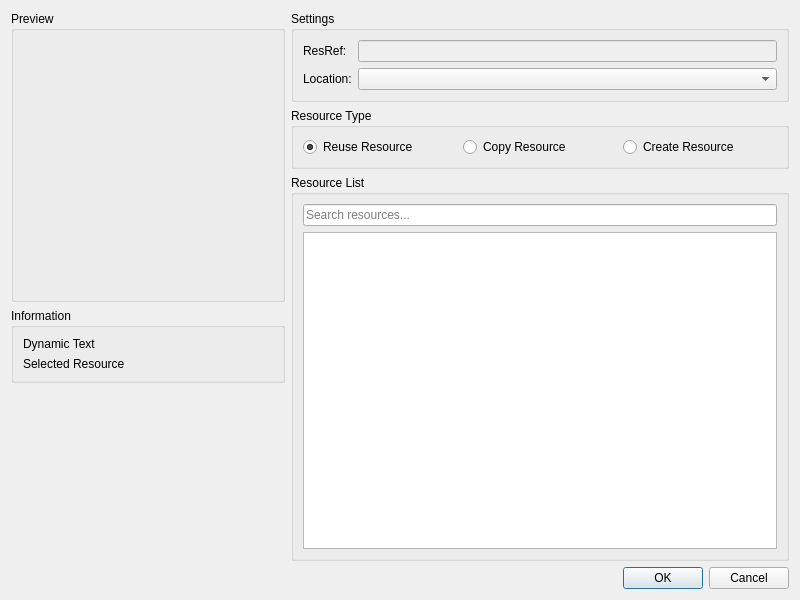
<?xml version="1.0" encoding="UTF-8"?>
<ui version="4.0">
 <class>Dialog</class>
 <widget class="QDialog" name="Dialog">
  <property name="geometry">
   <rect>
    <x>0</x>
    <y>0</y>
    <width>800</width>
    <height>600</height>
   </rect>
  </property>
  <property name="windowTitle">
   <string>Insert Instance</string>
  </property>
  <layout class="QHBoxLayout" name="horizontalLayout" stretch="1,2">
   <item>
    <layout class="QVBoxLayout" name="leftPanelLayout">
     <item>
      <widget class="QGroupBox" name="previewGroup">
       <property name="title">
        <string>Preview</string>
       </property>
       <layout class="QVBoxLayout" name="previewLayout">
        <item>
         <widget class="ModelRenderer" name="previewRenderer">
          <property name="sizePolicy">
           <sizepolicy hsizetype="Expanding" vsizetype="Expanding">
            <horstretch>0</horstretch>
            <verstretch>0</verstretch>
           </sizepolicy>
          </property>
          <property name="minimumSize">
           <size>
            <width>250</width>
            <height>250</height>
           </size>
          </property>
          <property name="mouseTracking">
           <bool>true</bool>
          </property>
          <property name="focusPolicy">
           <enum>Qt::StrongFocus</enum>
          </property>
         </widget>
        </item>
       </layout>
      </widget>
     </item>
     <item>
      <widget class="QGroupBox" name="infoGroup">
       <property name="title">
        <string>Information</string>
       </property>
       <layout class="QVBoxLayout" name="infoLayout">
        <item>
         <widget class="QLabel" name="dynamicTextLabel">
          <property name="text">
           <string>Dynamic Text</string>
          </property>
          <property name="wordWrap">
           <bool>true</bool>
          </property>
         </widget>
        </item>
        <item>
         <widget class="QLabel" name="staticTextLabel">
          <property name="text">
           <string>Selected Resource</string>
          </property>
          <property name="wordWrap">
           <bool>true</bool>
          </property>
         </widget>
        </item>
       </layout>
      </widget>
     </item>
     <item>
      <spacer name="verticalSpacer">
       <property name="orientation">
        <enum>Qt::Vertical</enum>
       </property>
       <property name="sizeHint" stdset="0">
        <size>
         <width>20</width>
         <height>40</height>
        </size>
       </property>
      </spacer>
     </item>
    </layout>
   </item>
   <item>
    <layout class="QVBoxLayout" name="rightPanelLayout">
     <item>
      <widget class="QGroupBox" name="settingsGroup">
       <property name="title">
        <string>Settings</string>
       </property>
       <layout class="QFormLayout" name="formLayout">
        <item row="0" column="0">
         <widget class="QLabel" name="label">
          <property name="text">
           <string>ResRef:</string>
          </property>
         </widget>
        </item>
        <item row="0" column="1">
         <widget class="QLineEdit" name="resrefEdit">
          <property name="enabled">
           <bool>false</bool>
          </property>
          <property name="maxLength">
           <number>16</number>
          </property>
         </widget>
        </item>
        <item row="1" column="0">
         <widget class="QLabel" name="label_2">
          <property name="text">
           <string>Location:</string>
          </property>
         </widget>
        </item>
        <item row="1" column="1">
         <widget class="QComboBox" name="locationSelect"/>
        </item>
       </layout>
      </widget>
     </item>
     <item>
      <widget class="QGroupBox" name="resourceTypeGroup">
       <property name="title">
        <string>Resource Type</string>
       </property>
       <layout class="QHBoxLayout" name="horizontalLayout_2">
        <item>
         <widget class="QRadioButton" name="reuseResourceRadio">
          <property name="text">
           <string>Reuse Resource</string>
          </property>
          <property name="checked">
           <bool>true</bool>
          </property>
         </widget>
        </item>
        <item>
         <widget class="QRadioButton" name="copyResourceRadio">
          <property name="text">
           <string>Copy Resource</string>
          </property>
         </widget>
        </item>
        <item>
         <widget class="QRadioButton" name="createResourceRadio">
          <property name="text">
           <string>Create Resource</string>
          </property>
         </widget>
        </item>
       </layout>
      </widget>
     </item>
     <item>
      <widget class="QGroupBox" name="resourceListGroup">
       <property name="title">
        <string>Resource List</string>
       </property>
       <layout class="QVBoxLayout" name="verticalLayout_2">
        <item>
         <widget class="QLineEdit" name="resourceFilter">
          <property name="placeholderText">
           <string>Search resources...</string>
          </property>
          <property name="clearButtonEnabled">
           <bool>true</bool>
          </property>
         </widget>
        </item>
        <item>
         <widget class="QListWidget" name="resourceList">
          <property name="sortingEnabled">
           <bool>true</bool>
          </property>
          <property name="alternatingRowColors">
           <bool>true</bool>
          </property>
         </widget>
        </item>
       </layout>
      </widget>
     </item>
     <item>
      <widget class="QDialogButtonBox" name="buttonBox">
       <property name="orientation">
        <enum>Qt::Horizontal</enum>
       </property>
       <property name="standardButtons">
        <set>QDialogButtonBox::Cancel|QDialogButtonBox::Ok</set>
       </property>
      </widget>
     </item>
    </layout>
   </item>
  </layout>
 </widget>
 <customwidgets>
  <customwidget>
   <class>ModelRenderer</class>
   <extends>QWidget</extends>
   <header location="global">toolset.gui.widgets.renderer.model</header>
  </customwidget>
 </customwidgets>
 <resources/>
 <connections>
  <connection>
   <sender>buttonBox</sender>
   <signal>accepted()</signal>
   <receiver>Dialog</receiver>
   <slot>accept()</slot>
   <hints>
    <hint type="sourcelabel">
     <x>248</x>
     <y>254</y>
    </hint>
    <hint type="destinationlabel">
     <x>157</x>
     <y>274</y>
    </hint>
   </hints>
  </connection>
  <connection>
   <sender>buttonBox</sender>
   <signal>rejected()</signal>
   <receiver>Dialog</receiver>
   <slot>reject()</slot>
   <hints>
    <hint type="sourcelabel">
     <x>316</x>
     <y>260</y>
    </hint>
    <hint type="destinationlabel">
     <x>286</x>
     <y>274</y>
    </hint>
   </hints>
  </connection>
 </connections>
</ui>
